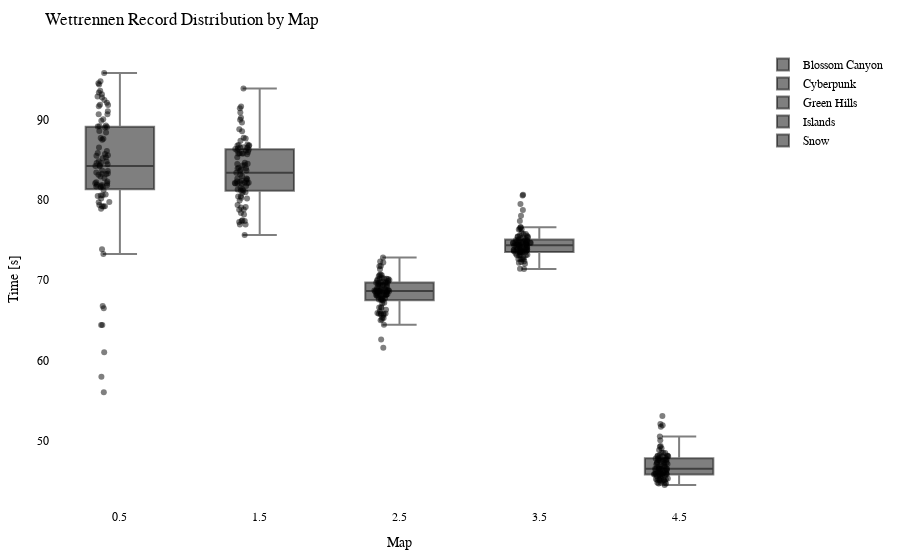

This figure's notebook cell:
### Code cell
import plotly.graph_objects as go
import plotly.io as pio

df = getRecordsDataframe(minigame="Wettrennen")

# Calculate the offset for centering the data points
num_columns = len(df.columns)
offset = 0.5

# Create a Swarm plot using Plotly
fig = go.Figure()

for i, column in enumerate(df.columns):
    x_values = [i + offset] * len(df[column])  # Adjust x-values with offset for horizontal centering
    fig.add_trace(go.Box(x=x_values,
                         y=df[column],
                         name=column,
                         boxpoints='all',
                         pointpos=-0.5,  # Adjust point position to prevent overlapping
                         marker=dict(color='rgba(0,0,0,0.5)', size=6),  # Adjust marker color and size
                         hovertext=df.index,
                         hoverinfo='text+y'))

fig.update_layout(title="Wettrennen Record Distribution by Map",
                  xaxis=dict(title="Map"),
                  yaxis=dict(title="Time [s]"),
                  showlegend=True,
                  font=dict(family="Arial", size=12, color="black"),  # Customize font
                  plot_bgcolor="white",  # Set background color
                  margin=dict(l=50, r=50, t=50, b=50),  # Adjust margins for better layout
                  )

pio.show(fig)

pio.write_html(fig, "out/wettr_swarm_plot.html")

### Figure 1 — Plotly figure (JSON) as saved in the notebook; plotly's stock layout.template omitted (floating-point values rounded to 4 significant figures)
{"data": [{"boxpoints": "all", "hoverinfo": "text+y", "hovertext": ["agowskyy", "Anni808", "Axollotel", "BacardiSprite", "bawskey", "BearchenGott", "BusinessBent", "byTobi", "cediiiiii_10", "Chander24", "Chrisi20101", "crocodile1870", "cxl1lo", "DarkCobweb", "DerBaumIstDerWeg", "Dokkkkko", "Ex4cted", "Falke23_5", "Feinberg", "Fflopse", "ForceFox", "Freeeedom", "frutigall", "GamemasterNiki", "GeneralEnte06", "Gerrygames", "Gobo9", "GrafikKatze", "Grapfen", "Gummibearchen", "H1ghsay", "h4nnes", "Harold_Sensemann", "HerrDante", "Jan2220", "JennieKim", "jimmi1410", "JOW23", "Joy_8oy", "JustK1lling", "KakaMC", "Kanickelul", "Kokochampi", "Kokochampo", "Kyuudo", "LeWi_100", "Livgo", "lizsyy", "LordAlexos", "Lubotter2009", "Luis_XYZ", "M0orey_0", "marbrueck", "Martomias", "Mincheeen", "MrNulfred", "Nexilus", "Ninivee", "officialryzon", "Oronor", "Pedrozockt", "Picutar", "PixlNight", "PolizeiDreamy", "Radattel", "Raefinzs", "Ritokii", "rXzEr_Justin", "Sackkerl", "schmaarek", "ScreamingBlatz", "Sebi1801", "Seemops_8", "Sey__", "SpeckyCut", "StaudammAusHolz", "Tomiokey", "tsuneee", "twitchparaskiill", "Txlentierter", "Umgfoin", "WirdNichtGeladen", "Wissender", "xBaumeisterin", "xX_Dima_ggg_Xx6", "xX_Masha_ggg_Xx9", "ymq_", "yzvm", "zTotito", "_n3d", "_Waldi_"], "marker": {"color": "rgba(0,0,0,0.5)", "size": 6}, "name": "Blossom Canyon", "pointpos": -0.5, "type": "box", "x": [0.5, 0.5, 0.5, 0.5, 0.5, 0.5, 0.5, 0.5, 0.5, 0.5, 0.5, 0.5, 0.5, 0.5, 0.5, 0.5, 0.5, 0.5, 0.5, 0.5, 0.5, 0.5, 0.5, 0.5, 0.5, 0.5, 0.5, 0.5, 0.5, 0.5, 0.5, 0.5, 0.5, 0.5, 0.5, 0.5, 0.5, 0.5, 0.5, 0.5, 0.5, 0.5, 0.5, 0.5, 0.5, 0.5, 0.5, 0.5, 0.5, 0.5, 0.5, 0.5, 0.5, 0.5, 0.5, 0.5, 0.5, 0.5, 0.5, 0.5, 0.5, 0.5, 0.5, 0.5, 0.5, 0.5, 0.5, 0.5, 0.5, 0.5, 0.5, 0.5, 0.5, 0.5, 0.5, 0.5, 0.5, 0.5, 0.5, 0.5, 0.5, 0.5, 0.5, 0.5, 0.5, 0.5, 0.5, 0.5, 0.5, 0.5, 0.5], "y": [90.64, 82.91, 90.02, 81.72, 81.66, 64.39, 94.5, 88.57, 78.88, 87.48, 82.06, 84.2, 83.1, 91.03, 89.85, 85.16, 81.8, 89.06, null, 56.03, 89.25, 80.46, 89.11, 83.22, 73.25, 94.35, 61.01, 79.69, 81.56, 64.39, 85.48, 85.71, 91.8, 80.57, 82.18, 89.16, 86.52, 84.58, 82.05, 82.69, 85.55, null, 93.57, 93.36, 80.15, 57.95, 91.63, 79.2, 90.66, 81.85, 84.44, 84.78, 92.74, 83.39, 66.77, 83.58, 87.59, 84.77, 82.29, 94.76, 79.35, 73.84, 83.65, 95.8, 92.09, 88.38, 92.43, 83.25, 84.31, 81.66, 85.82, null, 83.28, 81.22, null, 92.86, 88.99, 79.72, 93.15, 80.66, 81.87, 86.08, 85.31, 66.49, 84.17, 87.69, 79.16, 79.21, 84.57, 80.53, 91.83]}, {"boxpoints": "all", "hoverinfo": "text+y", "hovertext": ["agowskyy", "Anni808", "Axollotel", "BacardiSprite", "bawskey", "BearchenGott", "BusinessBent", "byTobi", "cediiiiii_10", "Chander24", "Chrisi20101", "crocodile1870", "cxl1lo", "DarkCobweb", "DerBaumIstDerWeg", "Dokkkkko", "Ex4cted", "Falke23_5", "Feinberg", "Fflopse", "ForceFox", "Freeeedom", "frutigall", "GamemasterNiki", "GeneralEnte06", "Gerrygames", "Gobo9", "GrafikKatze", "Grapfen", "Gummibearchen", "H1ghsay", "h4nnes", "Harold_Sensemann", "HerrDante", "Jan2220", "JennieKim", "jimmi1410", "JOW23", "Joy_8oy", "JustK1lling", "KakaMC", "Kanickelul", "Kokochampi", "Kokochampo", "Kyuudo", "LeWi_100", "Livgo", "lizsyy", "LordAlexos", "Lubotter2009", "Luis_XYZ", "M0orey_0", "marbrueck", "Martomias", "Mincheeen", "MrNulfred", "Nexilus", "Ninivee", "officialryzon", "Oronor", "Pedrozockt", "Picutar", "PixlNight", "PolizeiDreamy", "Radattel", "Raefinzs", "Ritokii", "rXzEr_Justin", "Sackkerl", "schmaarek", "ScreamingBlatz", "Sebi1801", "Seemops_8", "Sey__", "SpeckyCut", "StaudammAusHolz", "Tomiokey", "tsuneee", "twitchparaskiill", "Txlentierter", "Umgfoin", "WirdNichtGeladen", "Wissender", "xBaumeisterin", "xX_Dima_ggg_Xx6", "xX_Masha_ggg_Xx9", "ymq_", "yzvm", "zTotito", "_n3d", "_Waldi_"], "marker": {"color": "rgba(0,0,0,0.5)", "size": 6}, "name": "Cyberpunk", "pointpos": -0.5, "type": "box", "x": [1.5, 1.5, 1.5, 1.5, 1.5, 1.5, 1.5, 1.5, 1.5, 1.5, 1.5, 1.5, 1.5, 1.5, 1.5, 1.5, 1.5, 1.5, 1.5, 1.5, 1.5, 1.5, 1.5, 1.5, 1.5, 1.5, 1.5, 1.5, 1.5, 1.5, 1.5, 1.5, 1.5, 1.5, 1.5, 1.5, 1.5, 1.5, 1.5, 1.5, 1.5, 1.5, 1.5, 1.5, 1.5, 1.5, 1.5, 1.5, 1.5, 1.5, 1.5, 1.5, 1.5, 1.5, 1.5, 1.5, 1.5, 1.5, 1.5, 1.5, 1.5, 1.5, 1.5, 1.5, 1.5, 1.5, 1.5, 1.5, 1.5, 1.5, 1.5, 1.5, 1.5, 1.5, 1.5, 1.5, 1.5, 1.5, 1.5, 1.5, 1.5, 1.5, 1.5, 1.5, 1.5, 1.5, 1.5, 1.5, 1.5, 1.5, 1.5], "y": [86.55, 81.29, 82.65, 81.13, 82.12, 76.92, 88.78, 85.96, 78.8, 86.5, 82.0, 84.27, 83.38, 82.16, 81.73, 82.56, 80.89, 89.96, 86.17, 75.62, 86.4, 80.39, 83.65, 82.21, 79.34, 81.29, 77.44, 82.4, 81.48, 76.92, 85.76, 84.34, 82.65, 80.25, 81.96, 86.1, 85.72, 82.03, 85.78, 80.43, 82.09, null, 91.4, 91.62, 77.37, 82.27, 88.52, 79.05, 85.66, 83.88, 85.28, 87.72, 90.87, 82.07, 82.41, 86.33, 85.79, 84.6, null, 86.48, 78.35, 81.14, 83.14, 90.23, 86.89, 82.95, 86.78, 83.61, 84.44, 77.23, 83.92, null, 89.62, 78.16, 93.86, 87.35, 86.22, 79.91, 86.75, null, 80.17, 83.99, 84.48, 80.94, 83.78, 86.7, 77.37, 79.11, 86.82, 78.75, 87.64]}, {"boxpoints": "all", "hoverinfo": "text+y", "hovertext": ["agowskyy", "Anni808", "Axollotel", "BacardiSprite", "bawskey", "BearchenGott", "BusinessBent", "byTobi", "cediiiiii_10", "Chander24", "Chrisi20101", "crocodile1870", "cxl1lo", "DarkCobweb", "DerBaumIstDerWeg", "Dokkkkko", "Ex4cted", "Falke23_5", "Feinberg", "Fflopse", "ForceFox", "Freeeedom", "frutigall", "GamemasterNiki", "GeneralEnte06", "Gerrygames", "Gobo9", "GrafikKatze", "Grapfen", "Gummibearchen", "H1ghsay", "h4nnes", "Harold_Sensemann", "HerrDante", "Jan2220", "JennieKim", "jimmi1410", "JOW23", "Joy_8oy", "JustK1lling", "KakaMC", "Kanickelul", "Kokochampi", "Kokochampo", "Kyuudo", "LeWi_100", "Livgo", "lizsyy", "LordAlexos", "Lubotter2009", "Luis_XYZ", "M0orey_0", "marbrueck", "Martomias", "Mincheeen", "MrNulfred", "Nexilus", "Ninivee", "officialryzon", "Oronor", "Pedrozockt", "Picutar", "PixlNight", "PolizeiDreamy", "Radattel", "Raefinzs", "Ritokii", "rXzEr_Justin", "Sackkerl", "schmaarek", "ScreamingBlatz", "Sebi1801", "Seemops_8", "Sey__", "SpeckyCut", "StaudammAusHolz", "Tomiokey", "tsuneee", "twitchparaskiill", "Txlentierter", "Umgfoin", "WirdNichtGeladen", "Wissender", "xBaumeisterin", "xX_Dima_ggg_Xx6", "xX_Masha_ggg_Xx9", "ymq_", "yzvm", "zTotito", "_n3d", "_Waldi_"], "marker": {"color": "rgba(0,0,0,0.5)", "size": 6}, "name": "Green Hills", "pointpos": -0.5, "type": "box", "x": [2.5, 2.5, 2.5, 2.5, 2.5, 2.5, 2.5, 2.5, 2.5, 2.5, 2.5, 2.5, 2.5, 2.5, 2.5, 2.5, 2.5, 2.5, 2.5, 2.5, 2.5, 2.5, 2.5, 2.5, 2.5, 2.5, 2.5, 2.5, 2.5, 2.5, 2.5, 2.5, 2.5, 2.5, 2.5, 2.5, 2.5, 2.5, 2.5, 2.5, 2.5, 2.5, 2.5, 2.5, 2.5, 2.5, 2.5, 2.5, 2.5, 2.5, 2.5, 2.5, 2.5, 2.5, 2.5, 2.5, 2.5, 2.5, 2.5, 2.5, 2.5, 2.5, 2.5, 2.5, 2.5, 2.5, 2.5, 2.5, 2.5, 2.5, 2.5, 2.5, 2.5, 2.5, 2.5, 2.5, 2.5, 2.5, 2.5, 2.5, 2.5, 2.5, 2.5, 2.5, 2.5, 2.5, 2.5, 2.5, 2.5, 2.5, 2.5], "y": [69.39, 68.51, 71.75, 67.63, 68.13, 65.82, 72.19, 68.71, 64.44, 72.31, 68.72, 69.35, 68.17, 68.64, 68.59, 68.66, 65.83, 68.91, 68.72, 65.74, 70.64, 66.57, 68.76, 69.47, 67.17, 61.56, 62.59, 68.7, 67.75, 65.82, 70.21, 67.61, 68.2, 65.0, 68.18, 69.25, 69.74, 67.11, 70, 66.64, 65.83, 71.73, 70.61, 70.17, 66.1, 65.34, 72.8, 65.91, 70.06, 68.63, 68.7, 70.13, 70.29, 67.59, 68.22, 69.66, 68.15, 69.16, null, 69.36, 65.1, 68.19, 67.93, 69.66, 69.26, 69.83, 68.53, 68.97, 70.16, 68.59, 68.73, 71.34, 69.74, 67.46, 70.7, 69.63, 69.89, 66.51, 68.38, null, 67.75, 68.28, 68.25, 67.51, 69.9, 69.67, 66.31, 65.26, 70.49, 65.67, 68.09]}, {"boxpoints": "all", "hoverinfo": "text+y", "hovertext": ["agowskyy", "Anni808", "Axollotel", "BacardiSprite", "bawskey", "BearchenGott", "BusinessBent", "byTobi", "cediiiiii_10", "Chander24", "Chrisi20101", "crocodile1870", "cxl1lo", "DarkCobweb", "DerBaumIstDerWeg", "Dokkkkko", "Ex4cted", "Falke23_5", "Feinberg", "Fflopse", "ForceFox", "Freeeedom", "frutigall", "GamemasterNiki", "GeneralEnte06", "Gerrygames", "Gobo9", "GrafikKatze", "Grapfen", "Gummibearchen", "H1ghsay", "h4nnes", "Harold_Sensemann", "HerrDante", "Jan2220", "JennieKim", "jimmi1410", "JOW23", "Joy_8oy", "JustK1lling", "KakaMC", "Kanickelul", "Kokochampi", "Kokochampo", "Kyuudo", "LeWi_100", "Livgo", "lizsyy", "LordAlexos", "Lubotter2009", "Luis_XYZ", "M0orey_0", "marbrueck", "Martomias", "Mincheeen", "MrNulfred", "Nexilus", "Ninivee", "officialryzon", "Oronor", "Pedrozockt", "Picutar", "PixlNight", "PolizeiDreamy", "Radattel", "Raefinzs", "Ritokii", "rXzEr_Justin", "Sackkerl", "schmaarek", "ScreamingBlatz", "Sebi1801", "Seemops_8", "Sey__", "SpeckyCut", "StaudammAusHolz", "Tomiokey", "tsuneee", "twitchparaskiill", "Txlentierter", "Umgfoin", "WirdNichtGeladen", "Wissender", "xBaumeisterin", "xX_Dima_ggg_Xx6", "xX_Masha_ggg_Xx9", "ymq_", "yzvm", "zTotito", "_n3d", "_Waldi_"], "marker": {"color": "rgba(0,0,0,0.5)", "size": 6}, "name": "Islands", "pointpos": -0.5, "type": "box", "x": [3.5, 3.5, 3.5, 3.5, 3.5, 3.5, 3.5, 3.5, 3.5, 3.5, 3.5, 3.5, 3.5, 3.5, 3.5, 3.5, 3.5, 3.5, 3.5, 3.5, 3.5, 3.5, 3.5, 3.5, 3.5, 3.5, 3.5, 3.5, 3.5, 3.5, 3.5, 3.5, 3.5, 3.5, 3.5, 3.5, 3.5, 3.5, 3.5, 3.5, 3.5, 3.5, 3.5, 3.5, 3.5, 3.5, 3.5, 3.5, 3.5, 3.5, 3.5, 3.5, 3.5, 3.5, 3.5, 3.5, 3.5, 3.5, 3.5, 3.5, 3.5, 3.5, 3.5, 3.5, 3.5, 3.5, 3.5, 3.5, 3.5, 3.5, 3.5, 3.5, 3.5, 3.5, 3.5, 3.5, 3.5, 3.5, 3.5, 3.5, 3.5, 3.5, 3.5, 3.5, 3.5, 3.5, 3.5, 3.5, 3.5, 3.5, 3.5], "y": [76.29, 73.67, 73.99, 74.3, 74.08, 73.51, 75.3, 73.77, 71.41, 75.74, 74.61, 73.85, 74.99, 73.09, 73.43, 75.52, 72.78, 74.57, 74.75, 72.62, 74.17, 73.08, 74.97, 74.46, 73.85, 73.1, 72.02, 75.42, 73.45, 73.51, 75.39, 74.1, 74.75, 72.17, 74.33, 73.66, 76.29, 72.64, 75.04, null, 72.6, 80.52, 75.54, 78.72, 73.75, 72.24, 76.57, 72.6, 75.72, 73.44, 74.94, 74.78, 74.54, 73.57, 74.4, 75.04, 74.64, 74.44, 75.2, 74.64, 73.1, 73.54, 73.58, 75.28, 74.37, 75.41, 79.46, 74.67, 73.69, 73.69, 74.11, 80.62, 78, 73.28, 75.89, 74.36, 77.36, 73.88, 76.59, 74.16, 73.27, 74.53, 73.9, 73.14, 74.72, 76.4, 71.37, 72.33, 74.67, 73.83, 74.84]}, {"boxpoints": "all", "hoverinfo": "text+y", "hovertext": ["agowskyy", "Anni808", "Axollotel", "BacardiSprite", "bawskey", "BearchenGott", "BusinessBent", "byTobi", "cediiiiii_10", "Chander24", "Chrisi20101", "crocodile1870", "cxl1lo", "DarkCobweb", "DerBaumIstDerWeg", "Dokkkkko", "Ex4cted", "Falke23_5", "Feinberg", "Fflopse", "ForceFox", "Freeeedom", "frutigall", "GamemasterNiki", "GeneralEnte06", "Gerrygames", "Gobo9", "GrafikKatze", "Grapfen", "Gummibearchen", "H1ghsay", "h4nnes", "Harold_Sensemann", "HerrDante", "Jan2220", "JennieKim", "jimmi1410", "JOW23", "Joy_8oy", "JustK1lling", "KakaMC", "Kanickelul", "Kokochampi", "Kokochampo", "Kyuudo", "LeWi_100", "Livgo", "lizsyy", "LordAlexos", "Lubotter2009", "Luis_XYZ", "M0orey_0", "marbrueck", "Martomias", "Mincheeen", "MrNulfred", "Nexilus", "Ninivee", "officialryzon", "Oronor", "Pedrozockt", "Picutar", "PixlNight", "PolizeiDreamy", "Radattel", "Raefinzs", "Ritokii", "rXzEr_Justin", "Sackkerl", "schmaarek", "ScreamingBlatz", "Sebi1801", "Seemops_8", "Sey__", "SpeckyCut", "StaudammAusHolz", "Tomiokey", "tsuneee", "twitchparaskiill", "Txlentierter", "Umgfoin", "WirdNichtGeladen", "Wissender", "xBaumeisterin", "xX_Dima_ggg_Xx6", "xX_Masha_ggg_Xx9", "ymq_", "yzvm", "zTotito", "_n3d", "_Waldi_"], "marker": {"color": "rgba(0,0,0,0.5)", "size": 6}, "name": "Snow", "pointpos": -0.5, "type": "box", "x": [4.5, 4.5, 4.5, 4.5, 4.5, 4.5, 4.5, 4.5, 4.5, 4.5, 4.5, 4.5, 4.5, 4.5, 4.5, 4.5, 4.5, 4.5, 4.5, 4.5, 4.5, 4.5, 4.5, 4.5, 4.5, 4.5, 4.5, 4.5, 4.5, 4.5, 4.5, 4.5, 4.5, 4.5, 4.5, 4.5, 4.5, 4.5, 4.5, 4.5, 4.5, 4.5, 4.5, 4.5, 4.5, 4.5, 4.5, 4.5, 4.5, 4.5, 4.5, 4.5, 4.5, 4.5, 4.5, 4.5, 4.5, 4.5, 4.5, 4.5, 4.5, 4.5, 4.5, 4.5, 4.5, 4.5, 4.5, 4.5, 4.5, 4.5, 4.5, 4.5, 4.5, 4.5, 4.5, 4.5, 4.5, 4.5, 4.5, 4.5, 4.5, 4.5, 4.5, 4.5, 4.5, 4.5, 4.5, 4.5, 4.5, 4.5, 4.5], "y": [48.83, 46.5, 47.57, 46.92, 46.42, 45.13, 48.46, 48.08, 44.68, 52.08, 48.52, 47.79, 46.67, 46.3, 45.81, 46.13, 45.21, 46.33, 51.73, 44.75, 53.07, 45.21, 47.07, 47.54, 44.97, 45.85, 44.47, 45.1, 45.77, 45.13, 48.13, 46.17, 47.3, 45.06, 45.86, 45.77, 47.86, 46.51, 48.07, 45.61, 45.83, 50.04, 51.93, 49.33, 46.51, 45.31, 50.52, 44.67, 47.31, 47.2, 46.28, 49.23, 46.79, 45.62, 45.8, 48.15, 47.18, 45.62, null, 47.81, 45.3, 46.0, 45.96, 47.71, 47.87, 46.54, 47.39, 47.09, 46.47, 45.03, 47.59, 48.05, 46.45, 45.79, 47.59, 46.78, 48.05, 45.28, 46.89, null, 45.87, 47.57, 45.88, 45.62, 48.51, 49.05, 44.88, 44.77, 46.54, 46.02, 48.2]}], "layout": {"font": {"color": "black", "family": "Arial", "size": 12}, "margin": {"b": 50, "l": 50, "r": 50, "t": 50}, "plot_bgcolor": "white", "showlegend": true, "title": {"text": "Wettrennen Record Distribution by Map"}, "xaxis": {"title": {"text": "Map"}}, "yaxis": {"title": {"text": "Time [s]"}}}}
